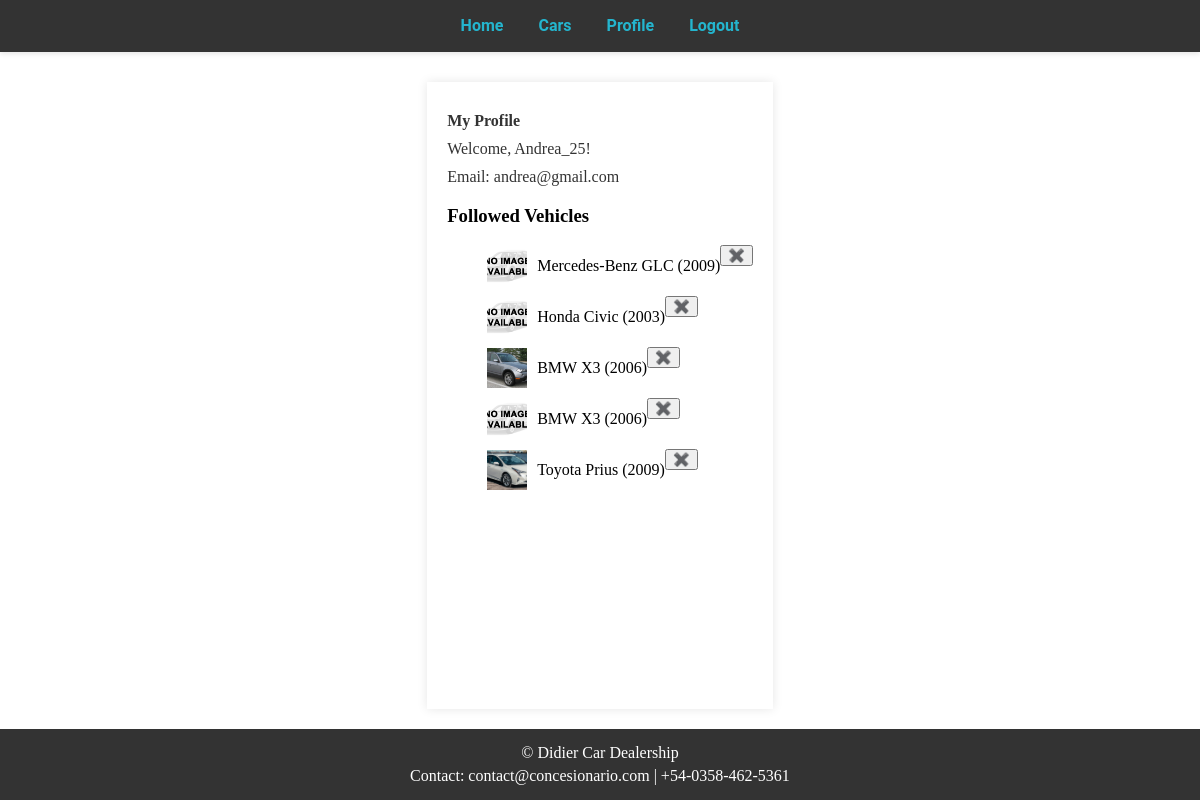
The page /users/profile/ (signed in) on the database its author committed.
### vehicles/models.py (models this page shows, shortened)
class FollowedVehicle(models.Model):
    user = models.ForeignKey(User, on_delete=models.CASCADE)
    vehicle = models.ForeignKey(Vehicle, on_delete=models.CASCADE)
    followed_at = models.DateTimeField(auto_now_add=True)  # Marca el tiempo de seguimiento
    class Meta:
        unique_together = ('user', 'vehicle')  # Evita duplicados, un usuario no puede seguir el mismo vehículo más de una vez

class Vehicle(models.Model):
    FUEL_CHOICES = [
        ('electric', 'Electric'),
        ('diesel', 'Diesel'),
        ('hybrid', 'Hybrid'),
        ('gasoline', 'Gasoline'),
    ]
    brand = models.ForeignKey(Brand, on_delete=models.CASCADE, related_name="vehicles")
    model = models.CharField(max_length=100)
    year_of_manufacture = models.IntegerField(
        validators=[
            MinValueValidator(1886),  # Año del primer automóvil moderno
            MaxValueValidator(datetime.now().year)  # Año actual como máximo
        ]
    )
    number_of_doors = models.PositiveIntegerField()
    engine_displacement = models.DecimalField(
        max_digits=5,
        decimal_places=2,
        validators=[
            MinValueValidator(0.1),  # Mínimo de 0.1 litros
        ]
    )
    fuel_type = models.CharField(max_length=10, choices=FUEL_CHOICES)
    country_of_manufacture = models.ForeignKey(Country, on_delete=models.CASCADE, related_name="manufactured_vehicles")
    price_in_usd = models.DecimalField(max_digits=12, decimal_places=2)

class Brand(models.Model):
    name = models.CharField(max_length=100, unique=True)

class VehicleImage(models.Model):
    vehicle = models.ForeignKey(Vehicle, related_name='images', on_delete=models.CASCADE)
    image = models.ImageField(upload_to=get_file_path)
    is_main = models.BooleanField(default=False)

### users/views.py (the view)
# urls.py: path('profile/', ProfileView.as_view(), name='profile'),
class ProfileView(LoginRequiredMixin, TemplateView):
    template_name = 'users/profile.html'
    login_url = 'login'
    def get_context_data(self, **kwargs):
        context = super().get_context_data(**kwargs)
        context['followed_vehicles'] = FollowedVehicle.objects.filter(user=self.request.user).select_related('vehicle')
        return context

### concesionario/context_processors.py (called while the page is built)
def dealership_info(request):
    return {
        'dealership_name': 'Didier Car Dealership',
        'opening_hours': 'Mon-Fri 9am-6pm',
        'contact_email': 'contact@concesionario.com',
        'contact_phone': '+54-0358-462-5361',
    }

### users/context_processors.py (called while the page is built)
def user_status(request):
    if request.user.is_authenticated:
        return {
            'is_authenticated': True,
            'is_staff': request.user.is_staff,
            'user_name': request.user.username,
        }
    else:
        return {
            'is_authenticated': False,
        }

### templates/users/profile.html (shortened to what this page needs)
{% extends 'base.html' %}
{% load static %}
{% block content %}
<h2>My Profile</h2>
<p>Welcome, {{ user.username }}!</p>
<p>Email: {{ user.email }}</p>
<h3>Followed Vehicles</h3>
<ul>
  {% for follow in followed_vehicles %}
    <li style="display: flex; align-items: center; margin-bottom: 10px;">
      {% with follow.vehicle.images.first as vehicle_image %}
        {% if vehicle_image %}
          <img src="{{ vehicle_image.image.url }}" alt="{{ follow.vehicle.model }}" style="width: 40px; height: 40px; margin-right: 10px; object-fit: cover;">
        {% else %}
          <img src="{% static 'images/no_image_available.png' %}" alt="No Image Available" style="width: 40px; height: 40px; margin-right: 10px; object-fit: cover;">
        {% endif %}
      {% endwith %}
      <a href="{% url 'vehicle_detail' follow.vehicle.id %}" style="text-decoration: none; color: inherit;">
        <span>{{ follow.vehicle.brand.name }} {{ follow.vehicle.model }} ({{ follow.vehicle.year_of_manufacture }})</span>
      </a>
      <form method="post" action="{% url 'unfollow_vehicle_from_profile' follow.vehicle.id %}" style="display:inline;">
        <button type="submit" class="unfollow-button">✖️</button>
      </form>
    </li>
  {% empty %}
    <p>You are not following any vehicles.</p>
  {% endfor %}
</ul>
{% endblock %}

### static/css/styles.css (style rules this page uses)
html, * { box-sizing: border-box; }
body { display: flex; flex-direction: column; min-height: 100vh; margin: 0; padding-top: 62px; }
a { text-decoration: none; }
h2, p { color: #333; font-size: 16px; margin: 10px 0; }
form { margin-bottom: 20px; }

### rows shown on the page
FollowedVehicle: vehicle.brand.name "Mercedes-Benz", vehicle.model "GLC", vehicle.year_of_manufacture "2009"
FollowedVehicle: vehicle.brand.name "Honda", vehicle.model "Civic", vehicle.year_of_manufacture "2003"
FollowedVehicle: vehicle.images.first.image (picture), vehicle.brand.name "BMW", vehicle.model "X3", vehicle.year_of_manufacture "2006"
FollowedVehicle: vehicle.brand.name "BMW", vehicle.model "X3", vehicle.year_of_manufacture "2006"
FollowedVehicle: vehicle.images.first.image (picture), vehicle.brand.name "Toyota", vehicle.model "Prius", vehicle.year_of_manufacture "2009"

### other values the page prints
{{ user.username }} "Andrea_25"
{{ user.email }} "andrea@gmail.com"
{{ dealership_name }} "Didier Car Dealership"
{{ contact_email }} "contact@concesionario.com"
{{ contact_phone }} "+54-0358-462-5361"
